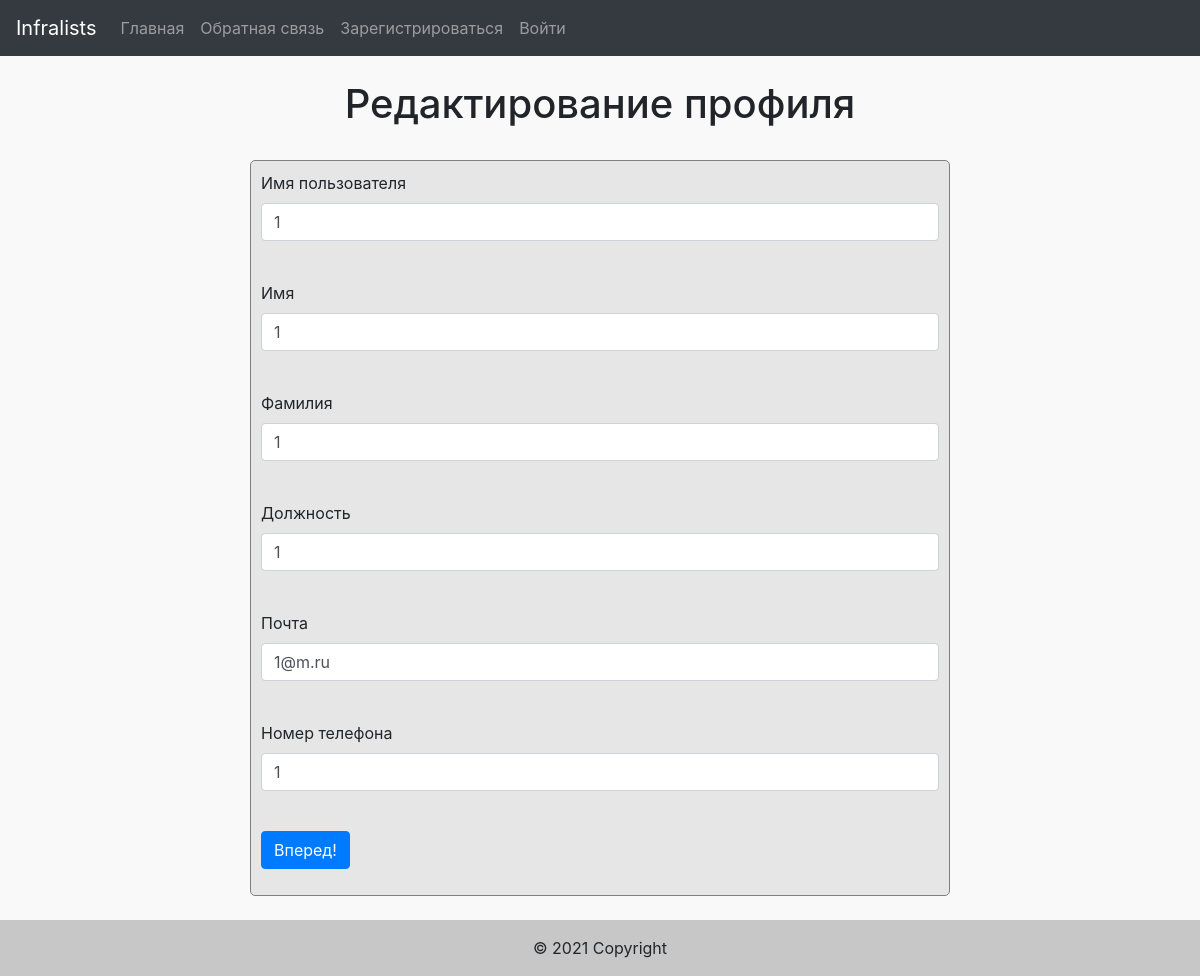
/1/edit_profile, run on the app's committed database.
### data/users.py (models this page shows, shortened)
class User(SqlAlchemyBase, UserMixin, SerializerMixin):
    __tablename__ = 'users'
    id = sqlalchemy.Column(sqlalchemy.Integer,
                           primary_key=True, autoincrement=True)
    username = sqlalchemy.Column(sqlalchemy.String, nullable=True)
    name = sqlalchemy.Column(sqlalchemy.String, nullable=True)
    surname = sqlalchemy.Column(sqlalchemy.String, nullable=True)
    work = sqlalchemy.Column(sqlalchemy.String)
    email = sqlalchemy.Column(sqlalchemy.String, unique=True)
    phone_number = sqlalchemy.Column(sqlalchemy.String, unique=True)
    hashed_password = sqlalchemy.Column(sqlalchemy.String, nullable=True)
    item = orm.relation("Items", back_populates='creator')
    all_lists = sqlalchemy.Column(sqlalchemy.String, unique=True)

### main.py (the view, shortened to what this page needs)
@login_required
@app.route('/<username>/edit_profile', methods=['GET', 'POST'])
def edit_profile(username):
    username = username
    form = EditInfo()
    db_sess = db_session.create_session()
    user = db_sess.query(User).filter(User.username == username).first()
    if request.method == "GET":
        if user:
            form.username.data = user.username
            form.name.data = user.name
            form.surname.data = user.surname
            form.work.data = user.work
            form.email.data = user.email
            form.phone_number.data = user.phone_number
        else:
            abort(404)
    return render_template('edit_account.html',
                           title='Редактирование профиля',
                           form=form)

### forms/edit_profile.py
class EditInfo(FlaskForm):
    username = StringField('Имя пользователя', validators=[DataRequired()])
    name = StringField('Имя', validators=[DataRequired()])
    surname = StringField('Фамилия', validators=[DataRequired()])
    work = StringField('Должность', validators=[DataRequired()])
    email = EmailField('Почта', validators=[DataRequired()])
    phone_number = StringField('Номер телефона', validators=[DataRequired()])
    submit = SubmitField('Вперед!')

### data/db_session.py (called while the page is built)
def create_session() -> Session:
    global __factory
    return __factory()

### templates/edit_account.html (shortened to what this page needs)
{% extends "main.html" %}
{% block content %}
<br>
    <h1 align="center">Редактирование профиля</h1>
<br>
    <form action="" method="post" class="login_form">
        <p>
            {{ form.username.label }}<br>
            {{ form.username(class="form-control", type="username") }}<br>
        </p>
        <p>
            {{ form.name.label }}<br>
            {{ form.name(class="form-control", type="name") }}<br>
        </p>
        <p>
            {{ form.surname.label }}<br>
            {{ form.surname(class="form-control", type="surname") }}<br>
        </p>
        <p>
            {{ form.work.label }}<br>
            {{ form.work(class="form-control", type="work") }}<br>
        </p>
        <p>
            {{ form.email.label }}<br>
            {{ form.email(class="form-control", type="email") }}<br>
        </p>
        <p>
            {{ form.phone_number.label }}<br>
            {{ form.phone_number(class="form-control", type="phone_number") }}<br>
        </p>
        <p>{{ form.submit(type="submit", class="btn btn-primary") }}</p>
    </form>
{% endblock %}

### static/css/main.css (style rules this page uses)
form.login_form { margin-left: auto; margin-right: auto; max-width: 700px; background-color: #e6e6e6; border: 1px solid gray; border-radius: 5px; padding: 10px; }
body { background-color: #f9f9fa }

### data on the page
User: username "1", name "1", surname "1", work "1", email "1@m.ru", phone_number "1"
